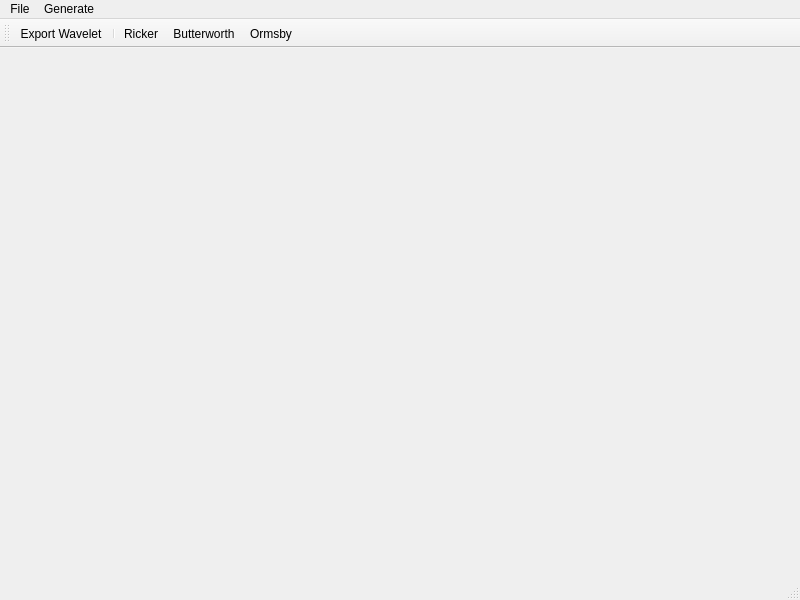
<?xml version="1.0" encoding="UTF-8"?>
<ui version="4.0">
 <class>MainWindow</class>
 <widget class="QMainWindow" name="MainWindow">
  <property name="geometry">
   <rect>
    <x>0</x>
    <y>0</y>
    <width>800</width>
    <height>600</height>
   </rect>
  </property>
  <property name="windowTitle">
   <string>MainWindow</string>
  </property>
  <widget class="QWidget" name="centralwidget">
   <layout class="QGridLayout" name="gridLayout_2">
    <property name="leftMargin">
     <number>10</number>
    </property>
    <property name="topMargin">
     <number>10</number>
    </property>
    <property name="rightMargin">
     <number>10</number>
    </property>
    <property name="bottomMargin">
     <number>10</number>
    </property>
    <item row="0" column="0">
     <layout class="QGridLayout" name="gridLayout"/>
    </item>
   </layout>
  </widget>
  <widget class="QMenuBar" name="menubar">
   <property name="geometry">
    <rect>
     <x>0</x>
     <y>0</y>
     <width>800</width>
     <height>21</height>
    </rect>
   </property>
   <widget class="QMenu" name="menuFile">
    <property name="title">
     <string>File</string>
    </property>
    <addaction name="actionSave_Wavelet"/>
    <addaction name="separator"/>
    <addaction name="actionExit"/>
   </widget>
   <widget class="QMenu" name="menuGenerate">
    <property name="title">
     <string>Generate</string>
    </property>
    <widget class="QMenu" name="menuWavelets">
     <property name="title">
      <string>Wavelets</string>
     </property>
     <addaction name="actionRicker"/>
     <addaction name="actionButterworth"/>
     <addaction name="actionOrmsby"/>
    </widget>
    <addaction name="menuWavelets"/>
   </widget>
   <addaction name="menuFile"/>
   <addaction name="menuGenerate"/>
  </widget>
  <widget class="QStatusBar" name="statusbar"/>
  <widget class="QToolBar" name="toolBar">
   <property name="windowTitle">
    <string>toolBar</string>
   </property>
   <attribute name="toolBarArea">
    <enum>TopToolBarArea</enum>
   </attribute>
   <attribute name="toolBarBreak">
    <bool>false</bool>
   </attribute>
   <addaction name="actionExport_Wavelet"/>
   <addaction name="separator"/>
   <addaction name="actionRickerToolbar"/>
   <addaction name="actionButterworthToolbar"/>
   <addaction name="actionOrmsbyToolbar"/>
  </widget>
  <action name="actionSave_Wavelet">
   <property name="text">
    <string>Export Wavelet</string>
   </property>
  </action>
  <action name="actionExit">
   <property name="text">
    <string>Exit</string>
   </property>
  </action>
  <action name="actionRicker">
   <property name="text">
    <string>Ricker</string>
   </property>
  </action>
  <action name="actionButterworth">
   <property name="text">
    <string>Butterworth</string>
   </property>
  </action>
  <action name="actionOrmsby">
   <property name="text">
    <string>Ormsby</string>
   </property>
  </action>
  <action name="actionExport_Wavelet">
   <property name="text">
    <string>Export Wavelet</string>
   </property>
  </action>
  <action name="actionRickerToolbar">
   <property name="text">
    <string>Ricker</string>
   </property>
  </action>
  <action name="actionButterworthToolbar">
   <property name="text">
    <string>Butterworth</string>
   </property>
  </action>
  <action name="actionOrmsbyToolbar">
   <property name="text">
    <string>Ormsby</string>
   </property>
  </action>
 </widget>
 <resources/>
 <connections/>
</ui>
